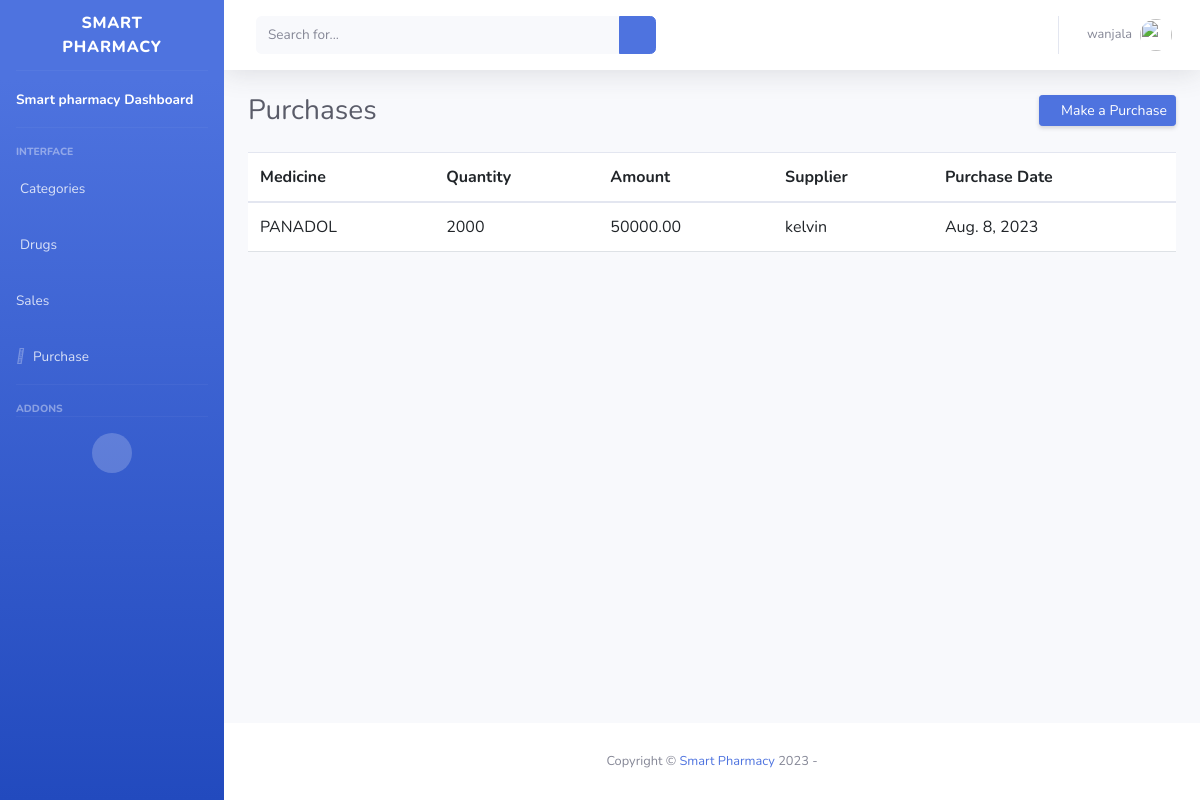
The page /purchases/ (signed in) on the database its author committed.
### pharmacy/models.py (models this page shows, shortened)
class Purchase(models.Model):
    medicine = models.ForeignKey(Medicine, on_delete=models.CASCADE)
    supplier = models.ForeignKey(Supplier, on_delete=models.CASCADE)
    quantity_purchased = models.PositiveIntegerField()
    purchase_date = models.DateField()
    purchase_amount = models.DecimalField(max_digits=10, decimal_places=2)

class Medicine(models.Model):
    name = models.CharField(max_length=200, unique=True)
    category = models.ForeignKey(Category, on_delete=models.CASCADE)
    batch_number = models.CharField(max_length=50)
    expiration_date = models.DateField()
    supplier = models.ForeignKey(Supplier, on_delete=models.CASCADE)
    def __str__(self):
        return self.name

class Supplier(models.Model):
    name = models.CharField(max_length=100)
    contact_number = models.CharField(max_length=15)
    def __str__(self):
        return self.name

### pharmacy/views.py (the view)
# urls.py: path('purchases/', views.purchases, name='purchases'),
@login_required(login_url='login')
def purchases(request):
    if request.method == 'POST':
        form = PurchaseForm(request.POST)
        if form.is_valid():
            form.save()
            return redirect('purchases')
    else:
        form = PurchaseForm()
    purchases = Purchase.objects.all()
    return render(request, 'pharmacy/Purchases.html', {'form': form, 'purchases': purchases})

### pharmacy/forms/forms.py
class PurchaseForm(forms.ModelForm):
    class Meta:
        model = Purchase
        fields = ['medicine', 'quantity_purchased', 'purchase_amount', 'purchase_date', 'supplier']
        widgets = {
            'medicine': forms.Select(attrs={'class': 'form-select'}),
            'supplier': forms.Select(attrs={'class': 'form-select'}),
            'quantity_purchased': forms.NumberInput(attrs={'class': 'form-control'}),
            'purchase_amount': forms.NumberInput(attrs={'class': 'form-control'}),
            'purchase_date': forms.DateInput(attrs={'class': 'form-control', 'type': 'date'}),
        }

### pharmacy/templates/pharmacy/Purchases.html (shortened to what this page needs)
{% extends 'main.html' %}
{% load static %}
{% block content %}
    <section id="page-top">
        <div id="wrapper">
            {% include 'pharmacy/sideBar.html' %}
            <div id="content-wrapper" class="d-flex flex-column">
                <div id="content">
                    {% include 'pharmacy/topAppBar.html' %}
                    {% include 'pharmacy/purchase.html' %}
                    </div>
                {% include 'footer.html' %}
            </div>
        </div>
    </section>
{% endblock %}

### pharmacy/templates/pharmacy/topAppBar.html (shortened to what this page needs)
{% load static %}
<nav class="navbar navbar-expand navbar-light bg-white topbar mb-4 static-top shadow">
    <form
            class="d-none d-sm-inline-block form-inline mr-auto ml-md-3 my-2 my-md-0 mw-100 navbar-search">
        <div class="input-group">
            <input type="text" class="form-control bg-light border-0 small" placeholder="Search for..."
                   aria-label="Search" aria-describedby="basic-addon2">
            <div class="input-group-append">
                <button class="btn btn-primary" type="button">
                    <i class="fas fa-search fa-sm"></i>
                </button>
            </div>
        </div>
    </form>
    <ul class="navbar-nav ml-auto">
        <li class="nav-item dropdown no-arrow">
            <a class="nav-link dropdown-toggle" href="#" id="userDropdown" role="button"
               data-toggle="dropdown" aria-haspopup="true" aria-expanded="false">
                <span class="mr-2 d-none d-lg-inline text-gray-600 small">{{ request.user.username }}</span>
                <img class="img-profile rounded-circle"
                     src="{% static 'img/undraw_profile.svg' %}">
            </a>
        </li>
    </ul>
</nav>

### pharmacy/templates/pharmacy/purchase.html (shortened to what this page needs)
<div class="container-fluid">
    <div class="d-sm-flex align-items-center justify-content-between mb-4">
        <h1 class="h3 mb-0 text-gray-800">Purchases</h1>
        <a href="#" class="d-none d-sm-inline-block btn btn-sm btn-primary shadow-sm" data-bs-toggle="modal"
           data-bs-target="#addPurchaseModal"><i
                class="fas fa-plus fa-sm text-white-50"></i> Make a Purchase</a>
    </div>
    <table class="table">
        <thead>
        <tr>
            <th>Medicine</th>
            <th>Quantity</th>
            <th>Amount</th>
            <th>Supplier</th>
            <th>Purchase Date</th>
        </tr>
        </thead>
        <tbody>
        {% for purchase in purchases %}
            <tr>
                <td>{{ purchase.medicine }}</td>
                <td>{{ purchase.quantity_purchased }}</td>
                <td>{{ purchase.purchase_amount }}</td>
                <td>{{ purchase.supplier }}</td>
                <td>{{ purchase.purchase_date }}</td>
            </tr>
        {% endfor %}
        </tbody>
    </table>
</div>

### rows shown on the page
Purchase: medicine "PANADOL", quantity_purchased "2000", purchase_amount "50000.00", supplier "kelvin", purchase_date "Aug. 8, 2023"

### other values the page prints
{{ request.user.username }} "wanjala"
